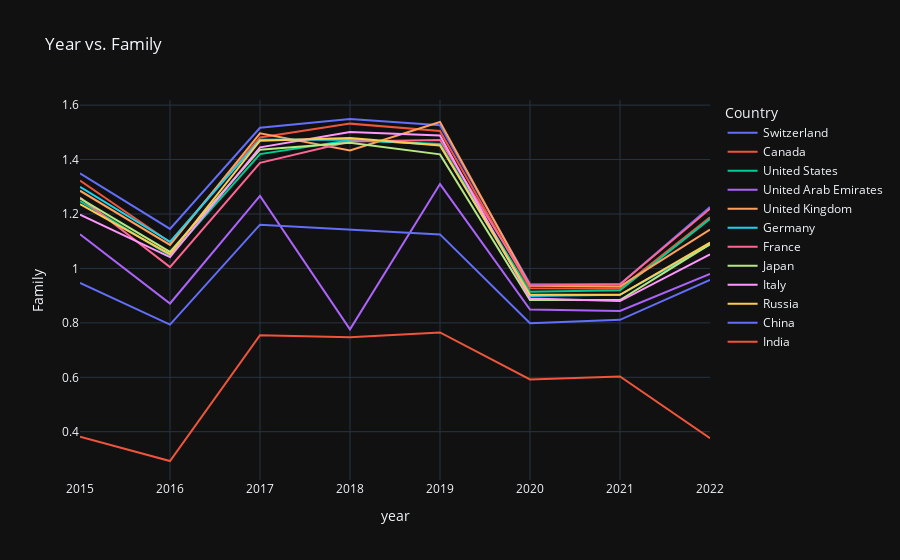

Notebook code for this chart:
### Code cell
# fig=px.line(df2,x='year',y='Economy (GDP per Capita)',color='Country',template="plotly_dark",title='Year vs. Economy (GDP per Capita) ')
# fig.show()
# fig=px.line(df2,x='year',y='Health (Life Expectancy)',color='Country',template="plotly_dark",title='Year vs. Health (Life Expectancy)')
# fig.show()
fig=px.line(df2,x='year',y='Family',color='Country',template="plotly_dark",title='Year vs. Family')
fig.show()

### Figure 1 — Plotly figure (JSON) as saved in the notebook; plotly's stock layout.template omitted (floating-point values rounded to 4 significant figures)
{"data": [{"hovertemplate": "Country=Switzerland<br>year=%{x}<br>Family=%{y}<extra></extra>", "legendgroup": "Switzerland", "line": {"color": "#636efa", "dash": "solid"}, "marker": {"symbol": "circle"}, "mode": "lines", "name": "Switzerland", "orientation": "v", "showlegend": true, "type": "scatter", "x": [2015, 2016, 2017, 2018, 2019, 2020, 2021, 2022], "xaxis": "x", "y": [1.35, 1.145, 1.517, 1.549, 1.526, 0.9428, 0.942, 1.226], "yaxis": "y"}, {"hovertemplate": "Country=Canada<br>year=%{x}<br>Family=%{y}<extra></extra>", "legendgroup": "Canada", "line": {"color": "#EF553B", "dash": "solid"}, "marker": {"symbol": "circle"}, "mode": "lines", "name": "Canada", "orientation": "v", "showlegend": true, "type": "scatter", "x": [2015, 2016, 2017, 2018, 2019, 2020, 2021, 2022], "xaxis": "x", "y": [1.323, 1.096, 1.481, 1.532, 1.505, 0.9272, 0.926, 1.188], "yaxis": "y"}, {"hovertemplate": "Country=United States<br>year=%{x}<br>Family=%{y}<extra></extra>", "legendgroup": "United States", "line": {"color": "#00cc96", "dash": "solid"}, "marker": {"symbol": "circle"}, "mode": "lines", "name": "United States", "orientation": "v", "showlegend": true, "type": "scatter", "x": [2015, 2016, 2017, 2018, 2019, 2020, 2021, 2022], "xaxis": "x", "y": [1.247, 1.048, 1.42, 1.471, 1.457, 0.9142, 0.92, 1.182], "yaxis": "y"}, {"hovertemplate": "Country=United Arab Emirates<br>year=%{x}<br>Family=%{y}<extra></extra>", "legendgroup": "United Arab Emirates", "line": {"color": "#ab63fa", "dash": "solid"}, "marker": {"symbol": "circle"}, "mode": "lines", "name": "United Arab Emirates", "orientation": "v", "showlegend": true, "type": "scatter", "x": [2015, 2016, 2017, 2018, 2019, 2020, 2021, 2022], "xaxis": "x", "y": [1.126, 0.8711, 1.266, 0.776, 1.31, 0.8492, 0.844, 0.98], "yaxis": "y"}, {"hovertemplate": "Country=United Kingdom<br>year=%{x}<br>Family=%{y}<extra></extra>", "legendgroup": "United Kingdom", "line": {"color": "#FFA15A", "dash": "solid"}, "marker": {"symbol": "circle"}, "mode": "lines", "name": "United Kingdom", "orientation": "v", "showlegend": true, "type": "scatter", "x": [2015, 2016, 2017, 2018, 2019, 2020, 2021, 2022], "xaxis": "x", "y": [1.285, 1.087, 1.496, 1.433, 1.538, 0.9367, 0.934, 1.143], "yaxis": "y"}, {"hovertemplate": "Country=Germany<br>year=%{x}<br>Family=%{y}<extra></extra>", "legendgroup": "Germany", "line": {"color": "#19d3f3", "dash": "solid"}, "marker": {"symbol": "circle"}, "mode": "lines", "name": "Germany", "orientation": "v", "showlegend": true, "type": "scatter", "x": [2015, 2016, 2017, 2018, 2019, 2020, 2021, 2022], "xaxis": "x", "y": [1.299, 1.098, 1.473, 1.474, 1.454, 0.8989, 0.903, 1.088], "yaxis": "y"}, {"hovertemplate": "Country=France<br>year=%{x}<br>Family=%{y}<extra></extra>", "legendgroup": "France", "line": {"color": "#FF6692", "dash": "solid"}, "marker": {"symbol": "circle"}, "mode": "lines", "name": "France", "orientation": "v", "showlegend": true, "type": "scatter", "x": [2015, 2016, 2017, 2018, 2019, 2020, 2021, 2022], "xaxis": "x", "y": [1.26, 1.005, 1.388, 1.466, 1.472, 0.9371, 0.942, 1.219], "yaxis": "y"}, {"hovertemplate": "Country=Japan<br>year=%{x}<br>Family=%{y}<extra></extra>", "legendgroup": "Japan", "line": {"color": "#B6E880", "dash": "solid"}, "marker": {"symbol": "circle"}, "mode": "lines", "name": "Japan", "orientation": "v", "showlegend": true, "type": "scatter", "x": [2015, 2016, 2017, 2018, 2019, 2020, 2021, 2022], "xaxis": "x", "y": [1.257, 1.061, 1.436, 1.462, 1.419, 0.8835, 0.884, 1.089], "yaxis": "y"}, {"hovertemplate": "Country=Italy<br>year=%{x}<br>Family=%{y}<extra></extra>", "legendgroup": "Italy", "line": {"color": "#FF97FF", "dash": "solid"}, "marker": {"symbol": "circle"}, "mode": "lines", "name": "Italy", "orientation": "v", "showlegend": true, "type": "scatter", "x": [2015, 2016, 2017, 2018, 2019, 2020, 2021, 2022], "xaxis": "x", "y": [1.198, 1.042, 1.445, 1.501, 1.488, 0.8899, 0.88, 1.052], "yaxis": "y"}, {"hovertemplate": "Country=Russia<br>year=%{x}<br>Family=%{y}<extra></extra>", "legendgroup": "Russia", "line": {"color": "#FECB52", "dash": "solid"}, "marker": {"symbol": "circle"}, "mode": "lines", "name": "Russia", "orientation": "v", "showlegend": true, "type": "scatter", "x": [2015, 2016, 2017, 2018, 2019, 2020, 2021, 2022], "xaxis": "x", "y": [1.236, 1.053, 1.469, 1.479, 1.452, 0.9032, 0.903, 1.095], "yaxis": "y"}, {"hovertemplate": "Country=China<br>year=%{x}<br>Family=%{y}<extra></extra>", "legendgroup": "China", "line": {"color": "#636efa", "dash": "solid"}, "marker": {"symbol": "circle"}, "mode": "lines", "name": "China", "orientation": "v", "showlegend": true, "type": "scatter", "x": [2015, 2016, 2017, 2018, 2019, 2020, 2021, 2022], "xaxis": "x", "y": [0.9467, 0.7938, 1.161, 1.142, 1.125, 0.7988, 0.811, 0.958], "yaxis": "y"}, {"hovertemplate": "Country=India<br>year=%{x}<br>Family=%{y}<extra></extra>", "legendgroup": "India", "line": {"color": "#EF553B", "dash": "solid"}, "marker": {"symbol": "circle"}, "mode": "lines", "name": "India", "orientation": "v", "showlegend": true, "type": "scatter", "x": [2015, 2016, 2017, 2018, 2019, 2020, 2021, 2022], "xaxis": "x", "y": [0.3817, 0.2925, 0.7544, 0.747, 0.765, 0.5922, 0.603, 0.376], "yaxis": "y"}], "layout": {"legend": {"title": {"text": "Country"}, "tracegroupgap": 0}, "title": {"text": "Year vs. Family"}, "xaxis": {"anchor": "y", "domain": [0, 1], "title": {"text": "year"}}, "yaxis": {"anchor": "x", "domain": [0, 1], "title": {"text": "Family"}}}}
